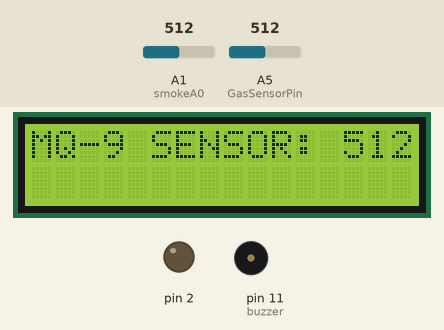
A sketch run on a simulated Arduino Uno, built with avr-gcc and run on an emulated ATmega328P. On the bench: 16×2 character LCD, output pins drawn as LEDs (lit = HIGH), buzzer (waves = sounding, pin HIGH). The inputs (shaded band) are chosen by the test bench; at power-on: A5 (GasSensorPin) = 512, A1 (smokeA0) = 512. What the sketch prints to the serial monitor is not drawn.

Above: at 2.2 s.
2.3 s: A5 (GasSensorPin) set to 362
At 4.9 s:
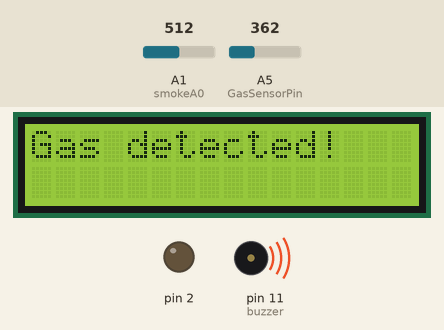
5.5 s: A5 (GasSensorPin) set to 333
At 7.7 s:
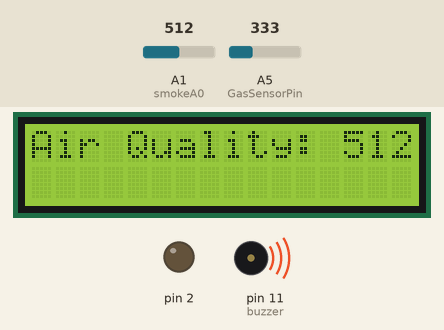
At 14.8 s:
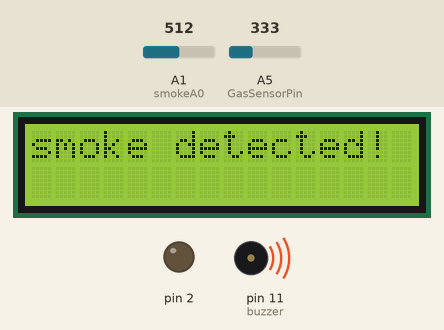
Timing chart, 0 to 16.3 s (numbered marks = the images above; inputs shaded):
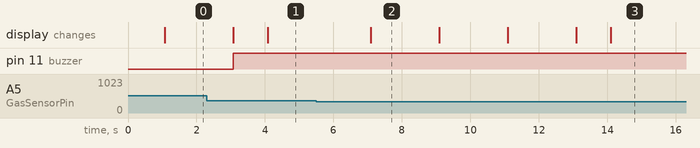

Measured:
- the behaviour switches between 351 and 350 on A5 (GasSensorPin) (found by bisection; images 1 and 2)
- after the input at 5.5 s, the display: changes after 1.6 s (image 2)
- what the display in image 2 shows lasts 2.0 s, from 7.1 s to 9.1 s

The sketch:

sketch_apr23b.ino
```cpp
// Include library for LCD and define pins
#include "LiquidCrystal.h"

////////////////////////LCD///////////////////////////////////////
const int rs = 9, en = 8, d4 = 4, d5 = 5, d6 = 6, d7 = 7;
LiquidCrystal lcd(rs, en, d4, d5, d6, d7);

/////////////////////////////////////////////////////////////////

#define GasSensorPin A5
const int buzzer = 11;
const int mq135_aqi_sensor = A3;
int aqi_ppm = 0;
int smokeA0 = A1;

///// Your threshold value///////
int sensorThres = 500;
////////////////////////////////
void setup()
{
  analogWrite(2,20);
  pinMode (mq135_aqi_sensor, INPUT);
  pinMode(smokeA0, INPUT);
  pinMode (buzzer, OUTPUT);
  digitalWrite(buzzer, LOW);

  // Initiate serial and lcd communication
  Serial.begin (9600);
  lcd.clear();
  lcd.begin (16, 2);

  Serial.println("AQI Alert System");
  //lcd.setCursor(0, 0);
  //lcd.print("AQI Alert System");
  delay(1000);
}

void loop() {

  //////////////////mq-9 sensor//////////////////////////
  int gasValue = analogRead(GasSensorPin);

  int gasThreshold = 350;

  lcd.setCursor(0, 0);
  lcd.print("MQ-9 SENSOR: ");
  lcd.print(gasValue);
  //lcd.setCursor(0, 1);
  //lcd.print("                ");
  delay(2000);
  //lcd.clear();
  Serial.print("MQ-9 SENSOR:   ");
  Serial.println(gasValue);
  if (gasValue > gasThreshold) {

    while(gasValue > gasThreshold)
    {
      if(gasValue > gasThreshold)
      {
    gasValue = analogRead(GasSensorPin);
    digitalWrite(buzzer, HIGH);
    Serial.println("Gas detected! Buzzer is ON");
    Serial.print("MQ-9 SENSOR:   ");
    Serial.println(gasValue);
    lcd.setCursor(0, 0);
  lcd.print("Gas detected!");
  delay(1000);
  lcd.clear();
      }
      else{
        break;
      }
    }
  } else {
    digitalWrite(buzzer, LOW);
    Serial.println("No gas detected. Buzzer is OFF");
      lcd.setCursor(0, 1);
      lcd.print("No gas detected!");
      delay(2000);
      lcd.clear();
  }
//////////////////////////////////////////////////////////////////
/////////////////////////mq-135/////////////////////////////////////////
   aqi_ppm = analogRead(mq135_aqi_sensor);

  Serial.print("Air Quality: ");
  Serial.println(aqi_ppm);

  lcd.setCursor(0, 0);
  lcd.print("Air Quality: ");
  lcd.print(aqi_ppm);
  lcd.print("\n ");
  delay(2000);

  if ((aqi_ppm >= 0) && (aqi_ppm <= 50))
  {
    lcd.setCursor(0, 1);
    lcd.print("AQI Good");
    delay(2000);
    Serial.println("AQI Good");
  }
  else if ((aqi_ppm >= 51) && (aqi_ppm <= 100))
  {
    lcd.setCursor(0, 1);
    lcd.print("AQI Moderate");
    delay(2000);
    lcd.clear();
    Serial.println("AQI Moderate");
  }
  else if ((aqi_ppm >= 101) && (aqi_ppm <= 200))
  {
    lcd.setCursor(0, 1);
    lcd.print("AQI Unhealthy");
    delay(2000);
    lcd.clear();
    Serial.println("AQI Unhealthy");
  }
  else if ((aqi_ppm >= 201) && (aqi_ppm <= 300))
  {
    lcd.setCursor(0, 1);
    lcd.print("AQI V. Unhealthy");
    delay(2000);
    lcd.clear();
    Serial.println("AQI V. Unhealthy");
  }
  else if (aqi_ppm >= 301)
  {
    lcd.setCursor(0, 1);
    lcd.print("AQI Hazardous");
    delay(2000);
    lcd.clear();
    Serial.println("AQI Hazardous");
  }
  ////////////////////////mq-2///////////////////////////////////////////
  int analogSensor = analogRead(smokeA0);

  lcd.setCursor(0, 0);
  lcd.print("MQ-2 SENSOR: ");
  lcd.print(analogSensor);
  delay(2000);
  //lcd.clear();
  Serial.print("Pin A0: ");
  Serial.println(analogSensor);

  // Checks if it has reached the threshold value
  if (analogSensor > sensorThres)
  {
    while(analogSensor > sensorThres)
    {
      if (analogSensor > sensorThres)
      {
    analogSensor = analogRead(smokeA0);
    digitalWrite(buzzer,HIGH);
    lcd.setCursor(0, 0);
    lcd.print("smoke detected!");
    Serial.print("Pin A0: ");
    Serial.println(analogSensor);
    delay(1000);
    lcd.clear();
      }
      else
      {
        break;
      }
    }
  }
  else
  {
    digitalWrite(buzzer,LOW);
    lcd.setCursor(0, 1);
    lcd.print("No Smoke Detect");
    delay(1000);
    lcd.clear();
  }
  ///////////////////////////////////////////////////////////////////
 // delay (700);
}
```
